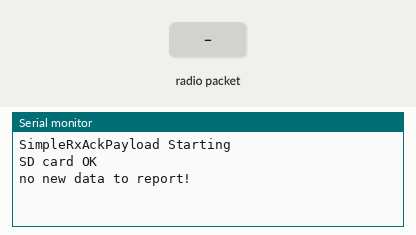
A sketch run on a simulated Arduino Uno, built for the host (arithmetic inside an expression is 32-bit, double 64-bit). Shown: the last lines printed to the serial monitor. Inputs (shaded band) come from the test bench. Storage starts empty; no radio packets arrive unless stated.

Above: at 1.2 s.
1.3 s: radio packet "1" arrives
At 2.5 s:
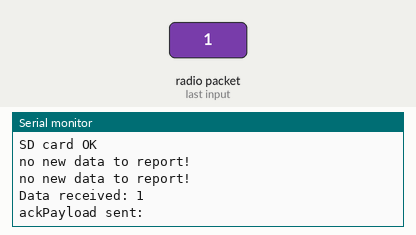
2.8 s: radio packet "0" arrives
At 4.0 s:
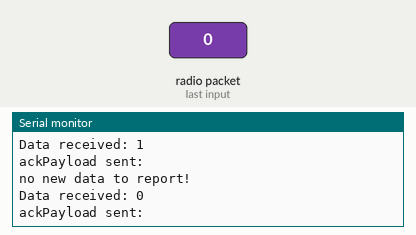
4.3 s: radio packet "2" arrives
At 5.1 s:
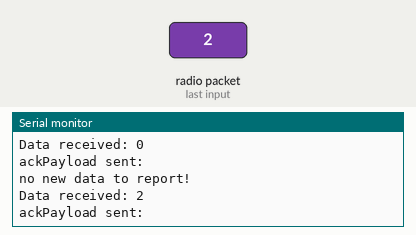

Measured:
- after the input at 1.3 s, the serial monitor: prints a new line at once (image 1)
- after the input at 2.8 s, the serial monitor: prints a new line at once (image 2)
- after the input at 4.3 s, the serial monitor: prints a new line at once (image 3)

The sketch:

SDRx_Adalogger32byte.ino
```cpp
// SimpleRxAckPayload- the slave or the receiver
//only the Adalogger works!
#include <SPI.h>
#include <nRF24L01.h>
#include <RF24.h>
#include <Wire.h>
#include "SdFat.h"

#define CE_PIN 6
#define CSN_PIN 10

//const int8_t byteSize = 32; // max number of bytes that can be transmitted over nRF24L01 modules (plus 1 for the null terminator)

const byte radioAddress[5] = {'R', 'x', 'A', 'A', 'A'};

RF24 radio(CE_PIN, CSN_PIN);

char dataReceived[10]; // this must match dataToSend in the TX
byte ackData[32] = {0}; // the values to be sent to the master
bool newData = false;

#define filename "filename.csv"
SdFat sd; // Create the objects to talk to the SD card
File file; // Construct File for SD card
const uint8_t chipSelect = 4; // Adalogger microSD card chip select pin
int lastPosition = 0;
bool newSdData = true;
int loopPos = 0;
int i = 0;

//==============

void setup() {
  Serial.begin(9600);
  while (!Serial) {
    ;
  }
  Serial.println("SimpleRxAckPayload Starting");

  SPI.begin();
  if (!sd.begin(chipSelect, SD_SCK_MHZ(12))) {
    Serial.println("sd card initialization failed!");
    sd.initErrorHalt(); // not being able to save data is a terminal error in all cases
  }
  else {
    Serial.println("SD card OK");
  }
  // Generate initial ackData
  radio.begin();
  radio.setDataRate(RF24_250KBPS);
  //radio.setPALevel(RF24_PA_LOW); // or MIN
  radio.enableAckPayload();
  radio.openReadingPipe(1, radioAddress);
  loadFileData();
  radio.startListening();
}

//==========

void loop() {
  getData();
  showData();
}

//================

void getData() {
  if (radio.available()) {
    radio.read(&dataReceived, sizeof(dataReceived));
    loadFileData();
    newData = true;
  }
}

//================

void loadFileData() {
  if (newSdData) {
    file.open("filename.csv", FILE_READ);
    if (file) {
      int bytesRead = file.readBytes(ackData, sizeof(ackData) - 1); // -1 to remove null terminator
      if (bytesRead > 0) {
        radio.writeAckPayload(1, &ackData, sizeof(ackData)); // load the payload for the next time
      } else { // end of file is reached
        file.close();
        while (sd.card() -> isBusy()) {
          ;
        }
        Serial.println("end of file");
        newSdData = false;
        for (int i = 0; i < sizeof(ackData) / sizeof(ackData[0]); i++) {
          ackData[i] = 0; //replace ackData with 0s
        }
      }
    } else {
      Serial.println("no new data to report!");
      radio.writeAckPayload(1, &ackData, sizeof(ackData)); // load the blank message payload
    }
  }
}

//================

void showData() {
  if (newData == true) {
    Serial.print("Data received: ");
    Serial.println(dataReceived);
    Serial.print("ackPayload sent: ");
    Serial.println(F(ackData));
    newData = false;
  }
}
```
